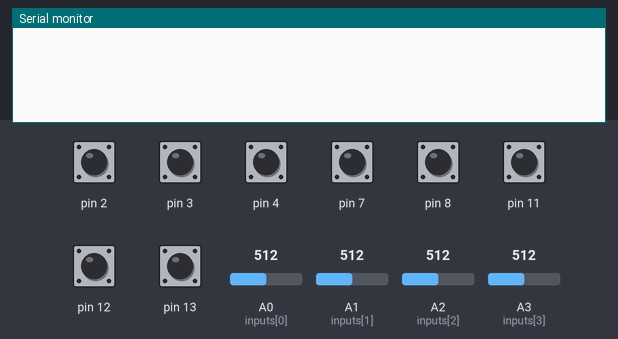
The sketch below on a simulated Arduino Uno, built with avr-gcc and run on an emulated ATmega328P. Shown: the last lines printed to the serial monitor. Inputs (shaded band) come from the test bench; at power-on: pin 2–4, pin 7, pin 8, pin 11–13 HIGH, A0 (inputs[0]) = 512, A1 (inputs[1]) = 512, A2 (inputs[2]) = 512, A3 (inputs[3]) = 512.

Above: at 1.2 s.
1.3 s: A0 (inputs[0]) set to 306
At 2.5 s:
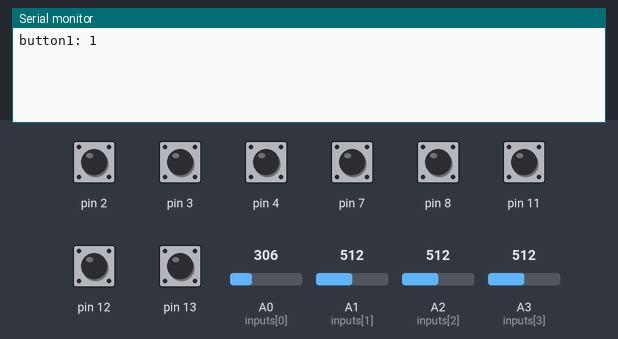
2.8 s: A1 (inputs[1]) set to 306
At 3.7 s:
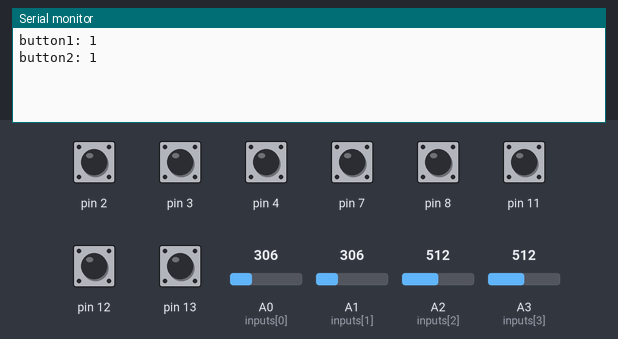
4.3 s: A2 (inputs[2]) set to 306
At 4.8 s:
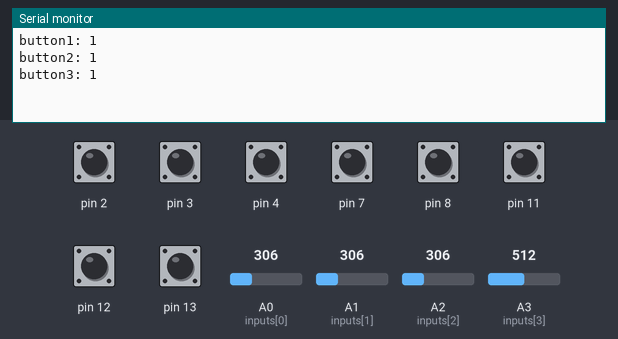
5.8 s: A3 (inputs[3]) set to 306
At 7.0 s:
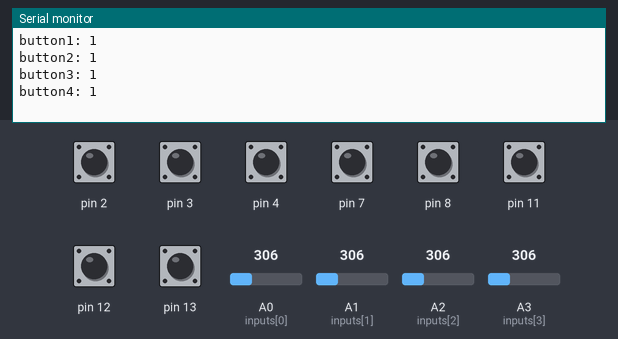
7.3 s: A0 (inputs[0]) set to 716
At 8.3 s:
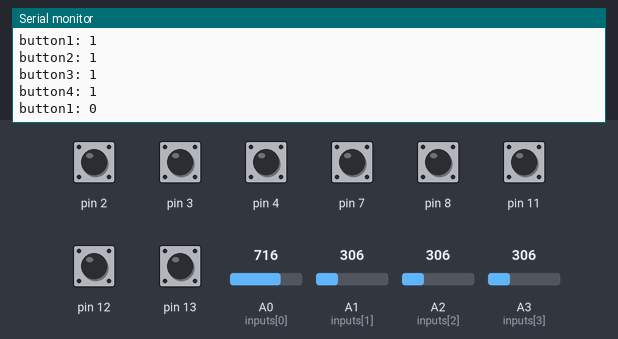
8.8 s: A1 (inputs[1]) set to 716
At 9.4 s:
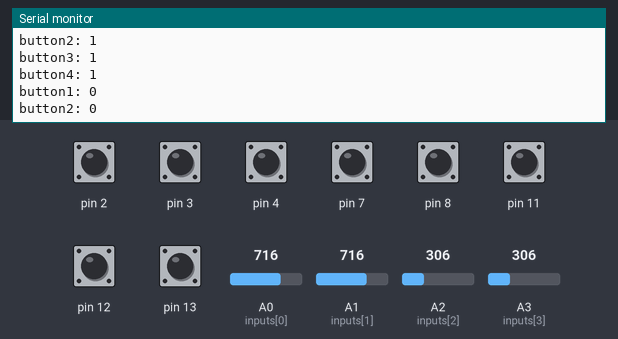
Timing chart, 0 to 11.3 s (numbered marks = the images above; inputs shaded):
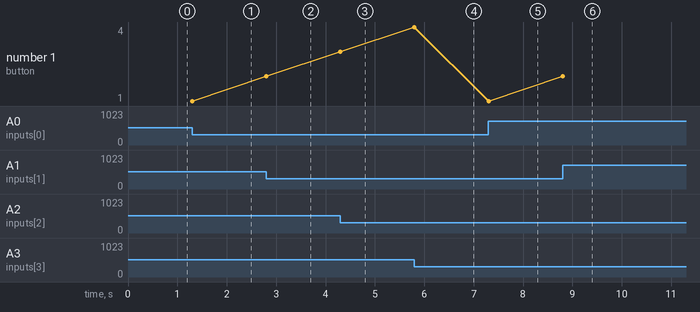

Measured:
- after the input at 1.3 s, the serial monitor: prints a new line at once (image 1)
- after the input at 2.8 s, the serial monitor: prints a new line at once (image 2)
- after the input at 4.3 s, the serial monitor: prints a new line at once (image 3)
- after the input at 5.8 s, the serial monitor: prints a new line at once (image 4)
- after the input at 7.3 s, the serial monitor: prints a new line at once (image 5)
- after the input at 8.8 s, the serial monitor: prints a new line at once (image 6)
- plotted number 1: 1 → 2 after the input at 2.8 s, 2 → 3 after the input at 4.3 s, 3 → 4 after the input at 5.8 s, 1 → 2 after the input at 8.8 s

The sketch:

M-Encoders_tester.ino
```cpp
/* Tester for M-Enc-C and M-Enc-D
 * this test uses the 'poll' method
 * it also tests the encoder buttons
 */

#include <Rotary.h>

// rotary encoder pins
byte encA[4] = {3, 7, 11, 13};
byte encB[4] = {2, 4, 8, 12};
// rotary button pins
char inputs[4] = {A0, A1, A2, A3};

// Rotary objects
Rotary encoder[4] = {
  Rotary(encA[0], encB[0]),
  Rotary(encA[1], encB[1]),
  Rotary(encA[2], encB[2]),
  Rotary(encA[3], encB[3]),
  };

volatile byte counter[4] = {0, 0, 0, 0};
byte buttons[4] = {0, 0, 0, 0};
byte _buttons[4] = {0, 0, 0, 0};

void setup() {
  Serial.begin(9600);
  // button setup
  for(int i = 0; i < 4; i++){
    pinMode(inputs[i], INPUT_PULLUP);
  }
}

void loop() {
  for(int i = 0; i < 4; i++){
    // read rotary encoders
    volatile unsigned char result = encoder[i].process();
    if (result == DIR_CW && counter[i] < 127) {
      counter[i]++;
      printEncoder(i, counter[i]);
    } else if (result == DIR_CCW && counter[i] >0) {
      counter[i]--;
      printEncoder(i, counter[i]);
    }
    // read rotary buttons
    buttons[i] = 1 - (analogRead(inputs[i])>>9); //read current button state
    if(buttons[i] != _buttons[i]){
      _buttons[i] = buttons[i];
      printButton(i, buttons[i]);
    }
  }
}

void printEncoder(int j, byte c){
  Serial.print("enc");
  Serial.print(j+1);
  Serial.print(": ");
  Serial.println(c);
}
void printButton(int j, byte c){
  Serial.print("button");
  Serial.print(j+1);
  Serial.print(": ");
  Serial.println(c);
}
```

Rotary.cpp
```cpp
// (licence header left out)
#include "Arduino.h"
#include "Rotary.h"

/*
 * The below state table has, for each state (row), the new state
 * to set based on the next encoder output. From left to right in,
 * the table, the encoder outputs are 00, 01, 10, 11, and the value
 * in that position is the new state to set.
 */

#define R_START 0x0

#ifdef HALF_STEP
// Use the half-step state table (emits a code at 00 and 11)
#define R_CCW_BEGIN 0x1
#define R_CW_BEGIN 0x2
#define R_START_M 0x3
#define R_CW_BEGIN_M 0x4
#define R_CCW_BEGIN_M 0x5
const unsigned char ttable[6][4] = {
  // R_START (00)
  {R_START_M,            R_CW_BEGIN,     R_CCW_BEGIN,  R_START},
  // R_CCW_BEGIN
  {R_START_M | DIR_CCW, R_START,        R_CCW_BEGIN,  R_START},
  // R_CW_BEGIN
  {R_START_M | DIR_CW,  R_CW_BEGIN,     R_START,      R_START},
  // R_START_M (11)
  {R_START_M,            R_CCW_BEGIN_M,  R_CW_BEGIN_M, R_START},
  // R_CW_BEGIN_M
  {R_START_M,            R_START_M,      R_CW_BEGIN_M, R_START | DIR_CW},
  // R_CCW_BEGIN_M
  {R_START_M,            R_CCW_BEGIN_M,  R_START_M,    R_START | DIR_CCW},
};
#else
// Use the full-step state table (emits a code at 00 only)
#define R_CW_FINAL 0x1
#define R_CW_BEGIN 0x2
#define R_CW_NEXT 0x3
#define R_CCW_BEGIN 0x4
#define R_CCW_FINAL 0x5
#define R_CCW_NEXT 0x6

const unsigned char ttable[7][4] = {
  // R_START
  {R_START,    R_CW_BEGIN,  R_CCW_BEGIN, R_START},
  // R_CW_FINAL
  {R_CW_NEXT,  R_START,     R_CW_FINAL,  R_START | DIR_CW},
  // R_CW_BEGIN
  {R_CW_NEXT,  R_CW_BEGIN,  R_START,     R_START},
  // R_CW_NEXT
  {R_CW_NEXT,  R_CW_BEGIN,  R_CW_FINAL,  R_START},
  // R_CCW_BEGIN
  {R_CCW_NEXT, R_START,     R_CCW_BEGIN, R_START},
  // R_CCW_FINAL
  {R_CCW_NEXT, R_CCW_FINAL, R_START,     R_START | DIR_CCW},
  // R_CCW_NEXT
  {R_CCW_NEXT, R_CCW_FINAL, R_CCW_BEGIN, R_START},
};
#endif

/*
 * Constructor. Each arg is the pin number for each encoder contact.
 */
Rotary::Rotary(char _pin1, char _pin2) {
  // Assign variables.
  pin1 = _pin1;
  pin2 = _pin2;
  // Set pins to input.
  pinMode(pin1, INPUT);
  pinMode(pin2, INPUT);
#ifdef ENABLE_PULLUPS
  digitalWrite(pin1, HIGH);
  digitalWrite(pin2, HIGH);
#endif
  // Initialise state.
  state = R_START;
}

unsigned char Rotary::process() {
  // Grab state of input pins.
  unsigned char pinstate = (digitalRead(pin2) << 1) | digitalRead(pin1);
  // Determine new state from the pins and state table.
  state = ttable[state & 0xf][pinstate];
  // Return emit bits, ie the generated event.
  return state & 0x30;
}
```

Rotary.cpp
```cpp
// (licence header left out)
#include "Arduino.h"
#include "Rotary.h"

/*
 * The below state table has, for each state (row), the new state
 * to set based on the next encoder output. From left to right in,
 * the table, the encoder outputs are 00, 01, 10, 11, and the value
 * in that position is the new state to set.
 */

#define R_START 0x0

#ifdef HALF_STEP
// Use the half-step state table (emits a code at 00 and 11)
#define R_CCW_BEGIN 0x1
#define R_CW_BEGIN 0x2
#define R_START_M 0x3
#define R_CW_BEGIN_M 0x4
#define R_CCW_BEGIN_M 0x5
const unsigned char ttable[6][4] = {
  // R_START (00)
  {R_START_M,            R_CW_BEGIN,     R_CCW_BEGIN,  R_START},
  // R_CCW_BEGIN
  {R_START_M | DIR_CCW, R_START,        R_CCW_BEGIN,  R_START},
  // R_CW_BEGIN
  {R_START_M | DIR_CW,  R_CW_BEGIN,     R_START,      R_START},
  // R_START_M (11)
  {R_START_M,            R_CCW_BEGIN_M,  R_CW_BEGIN_M, R_START},
  // R_CW_BEGIN_M
  {R_START_M,            R_START_M,      R_CW_BEGIN_M, R_START | DIR_CW},
  // R_CCW_BEGIN_M
  {R_START_M,            R_CCW_BEGIN_M,  R_START_M,    R_START | DIR_CCW},
};
#else
// Use the full-step state table (emits a code at 00 only)
#define R_CW_FINAL 0x1
#define R_CW_BEGIN 0x2
#define R_CW_NEXT 0x3
#define R_CCW_BEGIN 0x4
#define R_CCW_FINAL 0x5
#define R_CCW_NEXT 0x6

const unsigned char ttable[7][4] = {
  // R_START
  {R_START,    R_CW_BEGIN,  R_CCW_BEGIN, R_START},
  // R_CW_FINAL
  {R_CW_NEXT,  R_START,     R_CW_FINAL,  R_START | DIR_CW},
  // R_CW_BEGIN
  {R_CW_NEXT,  R_CW_BEGIN,  R_START,     R_START},
  // R_CW_NEXT
  {R_CW_NEXT,  R_CW_BEGIN,  R_CW_FINAL,  R_START},
  // R_CCW_BEGIN
  {R_CCW_NEXT, R_START,     R_CCW_BEGIN, R_START},
  // R_CCW_FINAL
  {R_CCW_NEXT, R_CCW_FINAL, R_START,     R_START | DIR_CCW},
  // R_CCW_NEXT
  {R_CCW_NEXT, R_CCW_FINAL, R_CCW_BEGIN, R_START},
};
#endif

/*
 * Constructor. Each arg is the pin number for each encoder contact.
 */
Rotary::Rotary(char _pin1, char _pin2) {
  // Assign variables.
  pin1 = _pin1;
  pin2 = _pin2;
  // Set pins to input.
  pinMode(pin1, INPUT);
  pinMode(pin2, INPUT);
#ifdef ENABLE_PULLUPS
  digitalWrite(pin1, HIGH);
  digitalWrite(pin2, HIGH);
#endif
  // Initialise state.
  state = R_START;
}

unsigned char Rotary::process() {
  // Grab state of input pins.
  unsigned char pinstate = (digitalRead(pin2) << 1) | digitalRead(pin1);
  // Determine new state from the pins and state table.
  state = ttable[state & 0xf][pinstate];
  // Return emit bits, ie the generated event.
  return state & 0x30;
}
```

Rotary.cpp
```cpp
// (licence header left out)
#include "Arduino.h"
#include "Rotary.h"

/*
 * The below state table has, for each state (row), the new state
 * to set based on the next encoder output. From left to right in,
 * the table, the encoder outputs are 00, 01, 10, 11, and the value
 * in that position is the new state to set.
 */

#define R_START 0x0

#ifdef HALF_STEP
// Use the half-step state table (emits a code at 00 and 11)
#define R_CCW_BEGIN 0x1
#define R_CW_BEGIN 0x2
#define R_START_M 0x3
#define R_CW_BEGIN_M 0x4
#define R_CCW_BEGIN_M 0x5
const unsigned char ttable[6][4] = {
  // R_START (00)
  {R_START_M,            R_CW_BEGIN,     R_CCW_BEGIN,  R_START},
  // R_CCW_BEGIN
  {R_START_M | DIR_CCW, R_START,        R_CCW_BEGIN,  R_START},
  // R_CW_BEGIN
  {R_START_M | DIR_CW,  R_CW_BEGIN,     R_START,      R_START},
  // R_START_M (11)
  {R_START_M,            R_CCW_BEGIN_M,  R_CW_BEGIN_M, R_START},
  // R_CW_BEGIN_M
  {R_START_M,            R_START_M,      R_CW_BEGIN_M, R_START | DIR_CW},
  // R_CCW_BEGIN_M
  {R_START_M,            R_CCW_BEGIN_M,  R_START_M,    R_START | DIR_CCW},
};
#else
// Use the full-step state table (emits a code at 00 only)
#define R_CW_FINAL 0x1
#define R_CW_BEGIN 0x2
#define R_CW_NEXT 0x3
#define R_CCW_BEGIN 0x4
#define R_CCW_FINAL 0x5
#define R_CCW_NEXT 0x6

const unsigned char ttable[7][4] = {
  // R_START
  {R_START,    R_CW_BEGIN,  R_CCW_BEGIN, R_START},
  // R_CW_FINAL
  {R_CW_NEXT,  R_START,     R_CW_FINAL,  R_START | DIR_CW},
  // R_CW_BEGIN
  {R_CW_NEXT,  R_CW_BEGIN,  R_START,     R_START},
  // R_CW_NEXT
  {R_CW_NEXT,  R_CW_BEGIN,  R_CW_FINAL,  R_START},
  // R_CCW_BEGIN
  {R_CCW_NEXT, R_START,     R_CCW_BEGIN, R_START},
  // R_CCW_FINAL
  {R_CCW_NEXT, R_CCW_FINAL, R_START,     R_START | DIR_CCW},
  // R_CCW_NEXT
  {R_CCW_NEXT, R_CCW_FINAL, R_CCW_BEGIN, R_START},
};
#endif

/*
 * Constructor. Each arg is the pin number for each encoder contact.
 */
Rotary::Rotary(char _pin1, char _pin2) {
  // Assign variables.
  pin1 = _pin1;
  pin2 = _pin2;
  // Set pins to input.
  pinMode(pin1, INPUT);
  pinMode(pin2, INPUT);
#ifdef ENABLE_PULLUPS
  digitalWrite(pin1, HIGH);
  digitalWrite(pin2, HIGH);
#endif
  // Initialise state.
  state = R_START;
}

unsigned char Rotary::process() {
  // Grab state of input pins.
  unsigned char pinstate = (digitalRead(pin2) << 1) | digitalRead(pin1);
  // Determine new state from the pins and state table.
  state = ttable[state & 0xf][pinstate];
  // Return emit bits, ie the generated event.
  return state & 0x30;
}
```

Rotary.cpp
```cpp
// (licence header left out)
#include "Arduino.h"
#include "Rotary.h"

/*
 * The below state table has, for each state (row), the new state
 * to set based on the next encoder output. From left to right in,
 * the table, the encoder outputs are 00, 01, 10, 11, and the value
 * in that position is the new state to set.
 */

#define R_START 0x0

#ifdef HALF_STEP
// Use the half-step state table (emits a code at 00 and 11)
#define R_CCW_BEGIN 0x1
#define R_CW_BEGIN 0x2
#define R_START_M 0x3
#define R_CW_BEGIN_M 0x4
#define R_CCW_BEGIN_M 0x5
const unsigned char ttable[6][4] = {
  // R_START (00)
  {R_START_M,            R_CW_BEGIN,     R_CCW_BEGIN,  R_START},
  // R_CCW_BEGIN
  {R_START_M | DIR_CCW, R_START,        R_CCW_BEGIN,  R_START},
  // R_CW_BEGIN
  {R_START_M | DIR_CW,  R_CW_BEGIN,     R_START,      R_START},
  // R_START_M (11)
  {R_START_M,            R_CCW_BEGIN_M,  R_CW_BEGIN_M, R_START},
  // R_CW_BEGIN_M
  {R_START_M,            R_START_M,      R_CW_BEGIN_M, R_START | DIR_CW},
  // R_CCW_BEGIN_M
  {R_START_M,            R_CCW_BEGIN_M,  R_START_M,    R_START | DIR_CCW},
};
#else
// Use the full-step state table (emits a code at 00 only)
#define R_CW_FINAL 0x1
#define R_CW_BEGIN 0x2
#define R_CW_NEXT 0x3
#define R_CCW_BEGIN 0x4
#define R_CCW_FINAL 0x5
#define R_CCW_NEXT 0x6

const unsigned char ttable[7][4] = {
  // R_START
  {R_START,    R_CW_BEGIN,  R_CCW_BEGIN, R_START},
  // R_CW_FINAL
  {R_CW_NEXT,  R_START,     R_CW_FINAL,  R_START | DIR_CW},
  // R_CW_BEGIN
  {R_CW_NEXT,  R_CW_BEGIN,  R_START,     R_START},
  // R_CW_NEXT
  {R_CW_NEXT,  R_CW_BEGIN,  R_CW_FINAL,  R_START},
  // R_CCW_BEGIN
  {R_CCW_NEXT, R_START,     R_CCW_BEGIN, R_START},
  // R_CCW_FINAL
  {R_CCW_NEXT, R_CCW_FINAL, R_START,     R_START | DIR_CCW},
  // R_CCW_NEXT
  {R_CCW_NEXT, R_CCW_FINAL, R_CCW_BEGIN, R_START},
};
#endif

/*
 * Constructor. Each arg is the pin number for each encoder contact.
 */
Rotary::Rotary(char _pin1, char _pin2) {
  // Assign variables.
  pin1 = _pin1;
  pin2 = _pin2;
  // Set pins to input.
  pinMode(pin1, INPUT);
  pinMode(pin2, INPUT);
#ifdef ENABLE_PULLUPS
  digitalWrite(pin1, HIGH);
  digitalWrite(pin2, HIGH);
#endif
  // Initialise state.
  state = R_START;
}

unsigned char Rotary::process() {
  // Grab state of input pins.
  unsigned char pinstate = (digitalRead(pin2) << 1) | digitalRead(pin1);
  // Determine new state from the pins and state table.
  state = ttable[state & 0xf][pinstate];
  // Return emit bits, ie the generated event.
  return state & 0x30;
}
```
